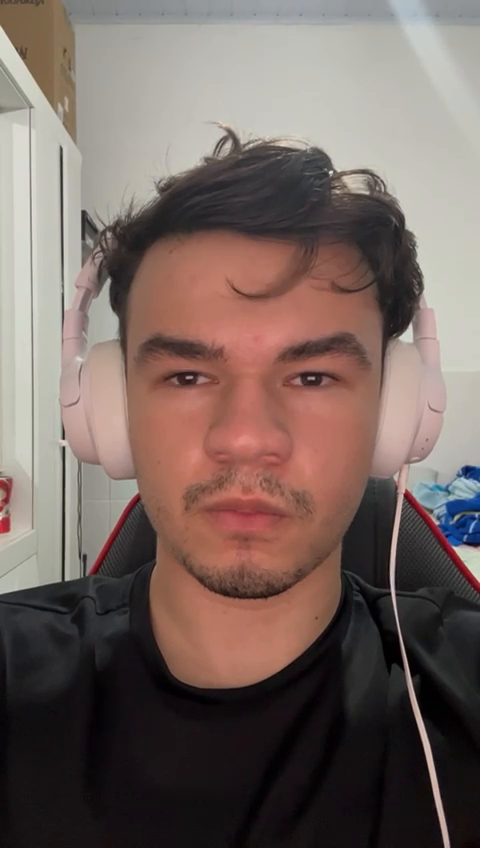
#> input picture frame 46 of video1.mp4, 480 x 848 px
$ python main.py
#> lines starting #> are read from the running program, lines starting #| are printed output that depends on the picture; after the words box and inside, x2 and y2 are one past the last pixel; in counts of white or black regions, pixels touching at a corner belong together
import cv2
import time

# Carrega os classificadores pré-treinados para rosto e olhos
face_cascade = cv2.CascadeClassifier(cv2.data.haarcascades + 'haarcascade_frontalface_default.xml')
eye_cascade = cv2.CascadeClassifier(cv2.data.haarcascades + 'haarcascade_eye.xml')

# Substitua 'video1.mp4' pelo caminho do seu vídeo
video_path = 'video1.mp4'
cap = cv2.VideoCapture(video_path)

# Reduz a resolução do vídeo para metade da original
scale_factor = 0.5

# Variáveis para calcular FPS
prev_frame_time = 0
frame_count = 0
detect_interval = 5  # Detectar apenas a cada 5 quadros

while cap.isOpened():
    # Lê o próximo frame do vídeo
    ret, frame = cap.read()
#> frame is the input picture: shape (848, 480, 3); mean B, G, R 97, 102.7, 119.1

    # Verifica se o frame foi lido corretamente
    if not ret:
        break

    # Reduz a resolução do frame
    frame = cv2.resize(frame, (int(frame.shape[1] * scale_factor), int(frame.shape[0] * scale_factor)))
#> frame: shape (424, 240, 3)

    # Calcula o tempo atual e o FPS
    curr_frame_time = time.time()
    fps = 1 / (curr_frame_time - prev_frame_time) if prev_frame_time > 0 else 0
    prev_frame_time = curr_frame_time

    # Converte o frame para escala de cinza para melhorar a detecção
    gray = cv2.cvtColor(frame, cv2.COLOR_BGR2GRAY)
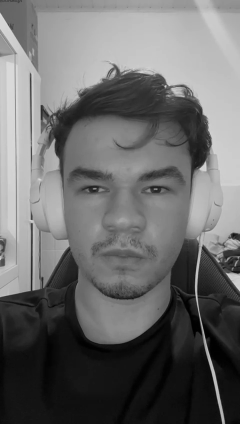
#> gray: shape (424, 240); min 0, max 219, mean 107.1

    # Realiza a detecção apenas a cada N quadros
    if frame_count % detect_interval == 0:
        faces = face_cascade.detectMultiScale(gray, scaleFactor=1.2, minNeighbors=3)
#> faces = [[35, 123, 173, 173]]

    # Itera sobre os rostos detectados
    for (x, y, w, h) in faces:
        # Define a região de interesse (ROI) para o rosto
        face_roi = gray[y:y + h, x:x + w]

        # Detecta os olhos dentro da ROI do rosto, mas somente se a face foi detectada no quadro atual
        if frame_count % detect_interval == 0:
            eyes = eye_cascade.detectMultiScale(face_roi, scaleFactor=1.1, minNeighbors=3)

        # Verifica se encontrou os dois olhos
        if len(eyes) >= 2:
            # Ordena os olhos para garantir que o primeiro seja o esquerdo
            eyes = sorted(eyes, key=lambda ex: ex[0])
            eye_1 = eyes[0]
            eye_2 = eyes[1]

            # Calcula as coordenadas para a ROI que inclui os dois olhos
            ex, ey = min(eye_1[0], eye_2[0]), min(eye_1[1], eye_2[1])
            ew = max(eye_1[0] + eye_1[2], eye_2[0] + eye_2[2]) - ex
            eh = max(eye_1[1] + eye_1[3], eye_2[1] + eye_2[3]) - ey

            # Desenha retângulo na região dos dois olhos no frame original
            cv2.rectangle(frame, (x + ex, y + ey), (x + ex + ew, y + ey + eh), (0, 255, 0), 2)
#> this loop made 1 pass
#> (x, y, w, h, eye_1, eye_2, ex, ey) on pass 1: (35, 123, 173, 173, [37, 47, 39, 39], [101, 50, 34, 34], 37, 47)
#> pass 1, `face_roi = gray[y:y + h, x:x + w]`:
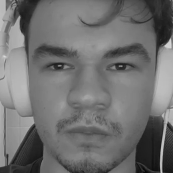
#> face_roi: shape (173, 173); min 8, max 216, mean 111.9
#> after the loop:
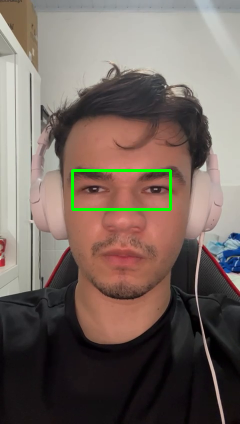
#> frame: shape (424, 240, 3); mean B, G, R 96.4, 104, 118
#> after the loop, eh = 39; ew = 98; ex = 37; ey = 47

    # Exibe o FPS no frame principal
    cv2.putText(frame, f'FPS: {fps:.2f}', (10, 30), cv2.FONT_HERSHEY_SIMPLEX, 1, (255, 0, 0), 2)
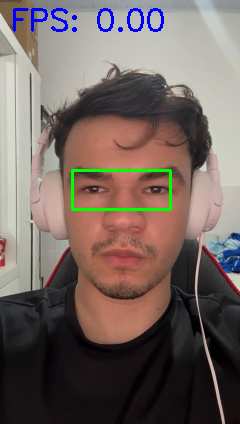
#> frame: shape (424, 240, 3); 1.02% of pixels changed, all inside (x1, y1, x2, y2) = (13, 8, 164, 32)

    # Exibe o frame principal com as detecções
    cv2.imshow('Face and Eyes Detection', frame)

    # Sai do loop ao pressionar "q"
    if cv2.waitKey(1) & 0xFF == ord('q'):
#> (key q is pressed here)
        break

    # Incrementa o contador de quadros
    frame_count += 1

# Libera o vídeo e fecha as janelas
cap.release()
cv2.destroyAllWindows()

$ run again, starting later in the video
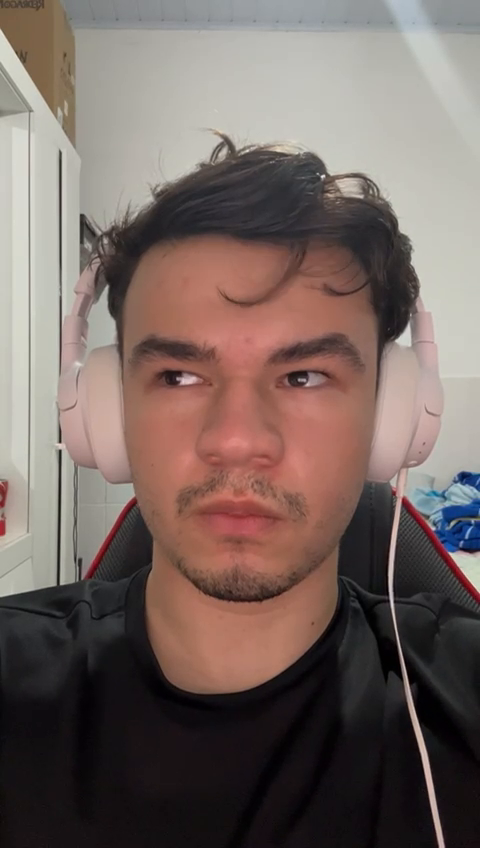
#> input picture frame 207 of video1.mp4, 480 x 848 px
#> frame is the input picture: shape (848, 480, 3); mean B, G, R 98, 103.3, 118.8
#> faces = [[33, 124, 166, 166]]
#> the loop `for (x, y, w, h) in faces:` made 1 pass
#> (x, y, w, h, eye_1, eye_2, ex, ey) on pass 1: (33, 124, 166, 166, [31, 40, 44, 44], [97, 45, 39, 39], 31, 40)
#> after the loop `for (x, y, w, h) in faces:`:
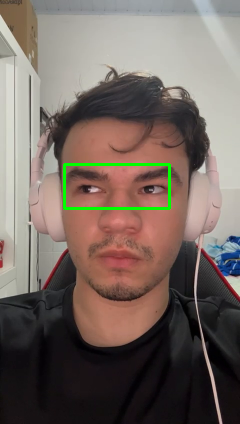
#> frame: shape (424, 240, 3); mean B, G, R 97.3, 104.7, 117.5
#> after the loop `for (x, y, w, h) in faces:`: eh = 44; ew = 105; ex = 31; ey = 40
#> `cv2.putText(frame, f'FPS: {fps:.2f}', (10, 30), cv2.FONT_HERSHEY_SIMPL..`:
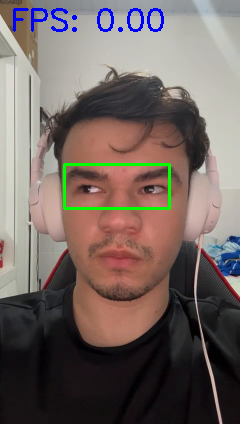
#> frame: shape (424, 240, 3); 1.02% of pixels changed, all inside (x1, y1, x2, y2) = (13, 8, 164, 32)

$ run again, starting later in the video
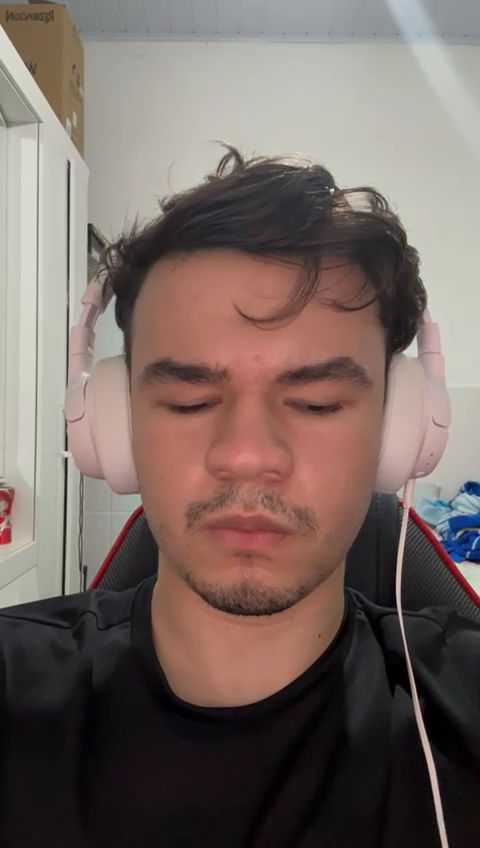
#> input picture frame 369 of video1.mp4, 480 x 848 px
#> frame is the input picture: shape (848, 480, 3); mean B, G, R 99, 104.4, 119.3
#> faces = [[43, 141, 162, 162]]
#> the loop `for (x, y, w, h) in faces:` made 1 pass
#> (x, y, w, h, eyes) on pass 1: (43, 141, 162, 162, [[88, 49, 26, 26]])
#> pass 1, `face_roi = gray[y:y + h, x:x + w]`:
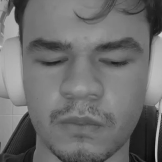
#> face_roi: shape (162, 162); min 6, max 210, mean 109.9
#> `cv2.putText(frame, f'FPS: {fps:.2f}', (10, 30), cv2.FONT_HERSHEY_SIMPL..`:
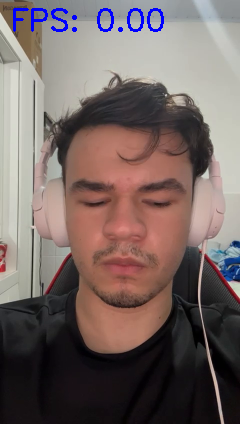
#> frame: shape (424, 240, 3); mean B, G, R 100.3, 103, 117.9
